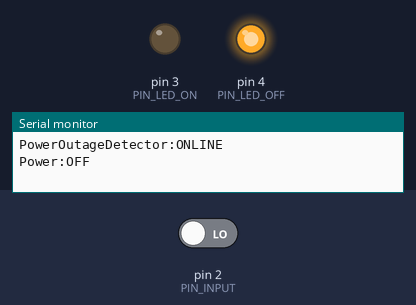
Simulated run of this sketch. Board: Arduino Uno, built with avr-gcc and run on an emulated ATmega328P. Parts: output pins drawn as LEDs (lit = HIGH), the last lines printed to the serial monitor. Inputs (shaded band) come from the test bench; at power-on: pin 2 (PIN_INPUT) LOW.

Above: at 1.2 s.
1.3 s: pin 2 (PIN_INPUT) driven HIGH
At 1.9 s:
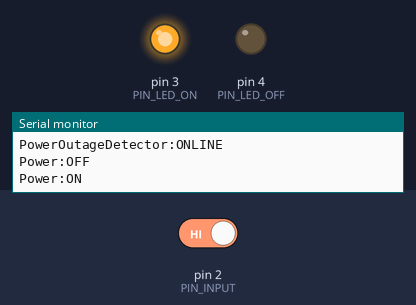
2.8 s: pin 2 (PIN_INPUT) driven LOW
At 4.2 s:
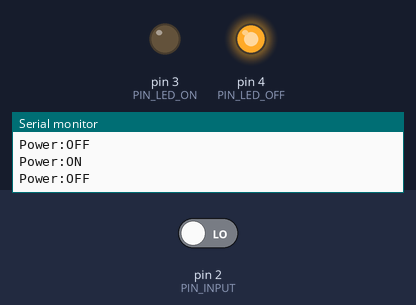
Timing chart, 0 to 5.8 s (numbered marks = the images above; inputs shaded):
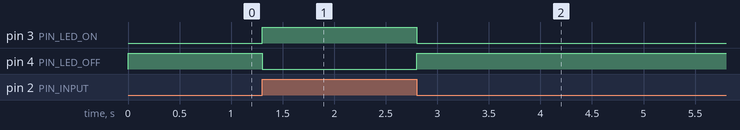

Measured:
- after the input at 1.3 s, pin 3 (PIN_LED_ON): LOW → HIGH at once; pin 4 (PIN_LED_OFF): HIGH → LOW at once
- after the input at 2.8 s, pin 3 (PIN_LED_ON): HIGH → LOW at once; pin 4 (PIN_LED_OFF): LOW → HIGH at once

The sketch:

PowerOutageDetector_Simple.ino
```cpp
/*  ARDUINO POWER OUTAGE DETECTOR
 *
 *  - Detect power outage on the main power line using an external DC input and an optocoupler.
 *  - Notify through Serial.
 *  - Turn ON/OFF two leds depending on power status.
 */

//Pinout & loop
#define PIN_INPUT 2
#define PIN_LED_ON 3
#define PIN_LED_OFF 4
#define LOOP_DELAY 100

//Serial settings & messages
#define SERIAL_SPEED 9600
#define SERIAL_MSG_STARTUP "PowerOutageDetector:ONLINE"
#define SERIAL_MSG_STATUS_ON "Power:ON"
#define SERIAL_MSG_STATUS_OFF "Power:OFF"

//Global variables
byte powerStatus = 255;

////////////////////////////////////////////////

void setLED() {
  digitalWrite(PIN_LED_ON, powerStatus);
  digitalWrite(PIN_LED_OFF, !powerStatus);
}

bool readStatus() {
  return digitalRead(PIN_INPUT);
}

void sendStatus() {
  if (powerStatus) {
    Serial.println(F(SERIAL_MSG_STATUS_ON));
  } else {
    Serial.println(F(SERIAL_MSG_STATUS_OFF));
  }
}

////////////////////////////////////////////////

void setup() {
  Serial.begin(SERIAL_SPEED);
  pinMode(PIN_INPUT, INPUT);
  pinMode(PIN_LED_ON, OUTPUT);
  pinMode(PIN_LED_OFF, OUTPUT);
  Serial.println(F(SERIAL_MSG_STARTUP));

  //Disable peripherals
  ADCSRA = ADCSRA & B01111111;
  ACSR = B10000000;
  DIDR0 = DIDR0 | B00111111;
}

void loop() {
  bool currentStatus = readStatus();

  if (currentStatus != powerStatus) {
    powerStatus = currentStatus;
    setLED();
    sendStatus();
  }

  delay(LOOP_DELAY);
}
```
